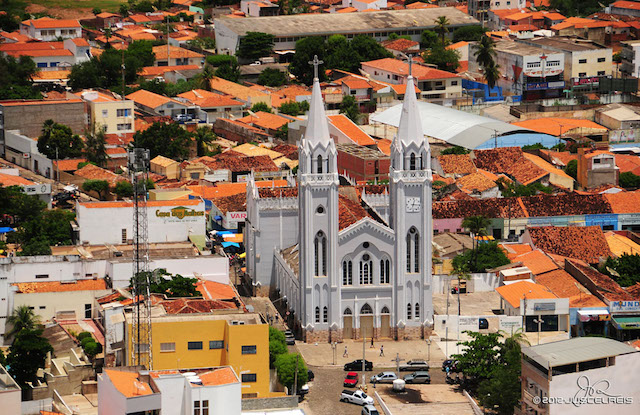
#> input picture atividades/unidade_1/histograma/picos.jpg, 640 x 415 px
$ jupyter execute transformacao_intensidade.ipynb
#> lines starting #> are read from the running program, lines starting #| are printed output that depends on the picture
[cell 1]
from skimage.io import imread
from skimage.color import rgb2gray
import matplotlib.pyplot as plt
import numpy as np


import warnings
warnings.filterwarnings("ignore")

[cell 2]
def alargamento(imagem,k,e):

    new_image = 1/(1+(k/imagem)**e)

    return new_image

[cell 3]
def potencia(imagem,c,y):
    new_image = c*imagem**y
    return new_image

[cell 4]
def logaritmica(imagem,c):
    return c*np.log(1+imagem)

[cell 5]
r = np.arange(0,256)

[cell 6]
s = alargamento(r,125,10)*255

[cell 7]
plt.plot(s)
plt.show()
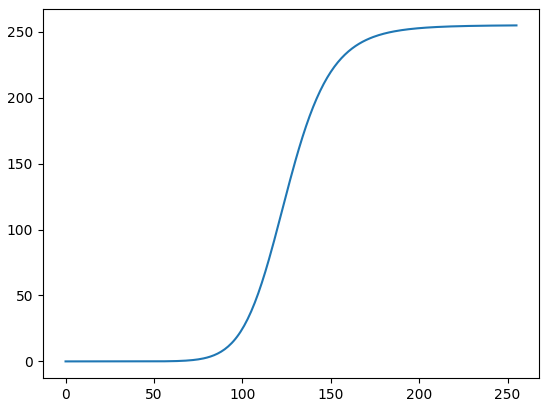
#> figure drawn by matplotlib, 1 panel; curve peaks at x = 255, y = 254.8

[cell 8]
im = imread('../unidade_1/histograma/picos.jpg')[:,:,0]
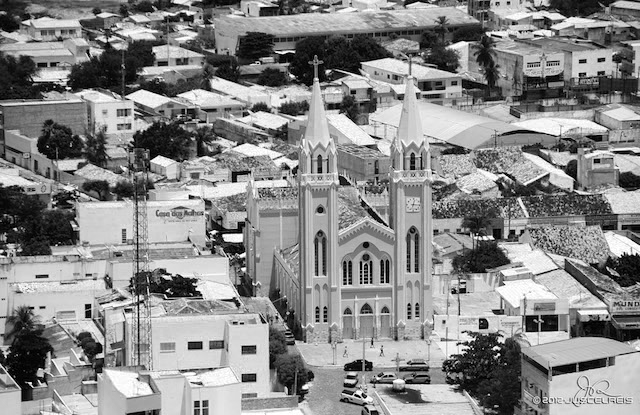
#> im: shape (415, 640); min 0, max 255, mean 137
new_im = alargamento(im,190,2)
#> call 2 of alargamento, with k = 190, e = 2
#> in alargamento (call 2), `new_image = 1/(1+(k/imagem)**e)`:
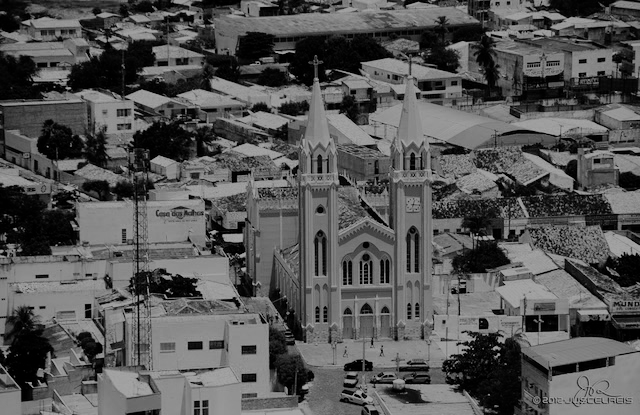
#> new_image: shape (415, 640) float64; min 0, max 0.643, mean 0.337

[cell 9]
plt.imshow(new_im,cmap='gray')

[cell 10]
plt.imshow(im,cmap='gray')

## Atividade

- Escolha uma imagem da sua preferência;
- Aplique o alargamento de contraste;
- Aplique a função de potência e a logarítimica;
- Teste disferentes parâmetros.

#### Discuta os resultados.

[cell 11]
img = imread('teresina.jpeg')[:,:,0]
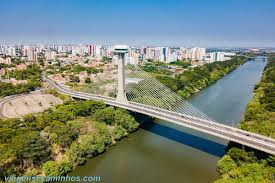
#> input picture atividades/unidade_2/teresina.jpeg, 275 x 183 px
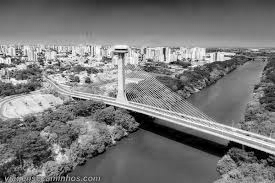
#> img: shape (183, 275); min 0, max 255, mean 121.1

[cell 12]
r = np.arange(0,256)

[cell 13]
s = logaritmica(r,125)*255

[cell 14]
plt.plot(s)
plt.show()
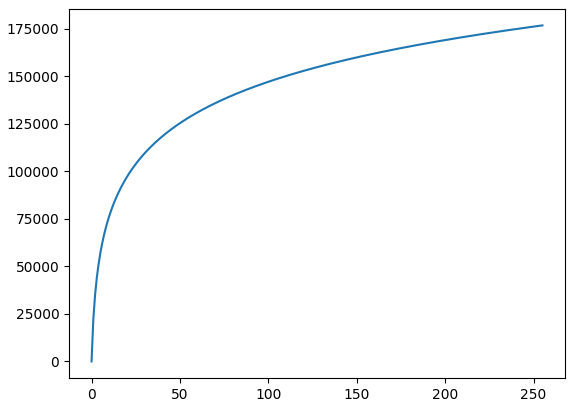
#> figure drawn by matplotlib, 1 panel; curve peaks at x = 255, y = 176752.5

[cell 15]
new_img = logaritmica(img,100)
#> call 2 of logaritmica, with c = 100
#> in logaritmica (call 2), `return c*np.log(1+imagem)`:
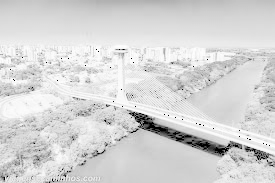
#> returned value: shape (183, 275) float16; 0.07% of the values are NaN or infinite; the others: min 0, max 554.5, mean 466; drawn with min black, max white, NaN and infinite black
